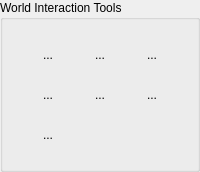
      <widget class="QGroupBox" name="groupBox">
       <property name="minimumSize">
        <size>
         <width>0</width>
         <height>172</height>
        </size>
       </property>
       <property name="maximumSize">
        <size>
         <width>16777215</width>
         <height>16777215</height>
        </size>
       </property>
       <property name="title">
        <string>World Interaction Tools</string>
       </property>
       <layout class="QGridLayout" name="gridLayout">
        <item row="0" column="0">
         <widget class="QToolButton" name="tbtnPointer">
          <property name="text">
           <string>...</string>
          </property>
          <property name="iconSize">
           <size>
            <width>32</width>
            <height>32</height>
           </size>
          </property>
          <property name="autoRaise">
           <bool>true</bool>
          </property>
         </widget>
        </item>
        <item row="0" column="1">
         <widget class="QToolButton" name="tbtnBgo">
          <property name="autoFillBackground">
           <bool>false</bool>
          </property>
          <property name="styleSheet">
           <string/>
          </property>
          <property name="text">
           <string>...</string>
          </property>
          <property name="iconSize">
           <size>
            <width>32</width>
            <height>32</height>
           </size>
          </property>
          <property name="autoRaise">
           <bool>true</bool>
          </property>
         </widget>
        </item>
        <item row="0" column="2">
         <widget class="QToolButton" name="tbtnBgi">
          <property name="text">
           <string>...</string>
          </property>
          <property name="iconSize">
           <size>
            <width>32</width>
            <height>32</height>
           </size>
          </property>
          <property name="autoRaise">
           <bool>true</bool>
          </property>
         </widget>
        </item>
        <item row="1" column="0">
         <widget class="QToolButton" name="tbtnObj">
          <property name="text">
           <string>...</string>
          </property>
          <property name="iconSize">
           <size>
            <width>32</width>
            <height>32</height>
           </size>
          </property>
          <property name="autoRaise">
           <bool>true</bool>
          </property>
         </widget>
        </item>
        <item row="1" column="1">
         <widget class="QToolButton" name="tbtnMpp">
          <property name="text">
           <string>...</string>
          </property>
          <property name="iconSize">
           <size>
            <width>32</width>
            <height>32</height>
           </size>
          </property>
          <property name="autoRaise">
           <bool>true</bool>
          </property>
         </widget>
        </item>
        <item row="1" column="2">
         <widget class="QToolButton" name="tbtnMp">
          <property name="text">
           <string>...</string>
          </property>
          <property name="iconSize">
           <size>
            <width>32</width>
            <height>32</height>
           </size>
          </property>
          <property name="autoRaise">
           <bool>true</bool>
          </property>
         </widget>
        </item>
        <item row="2" column="0">
         <widget class="QToolButton" name="tbtnBgm">
          <property name="text">
           <string>...</string>
          </property>
          <property name="iconSize">
           <size>
            <width>32</width>
            <height>32</height>
           </size>
          </property>
          <property name="autoRaise">
           <bool>true</bool>
          </property>
         </widget>
        </item>
       </layout>
      </widget>
